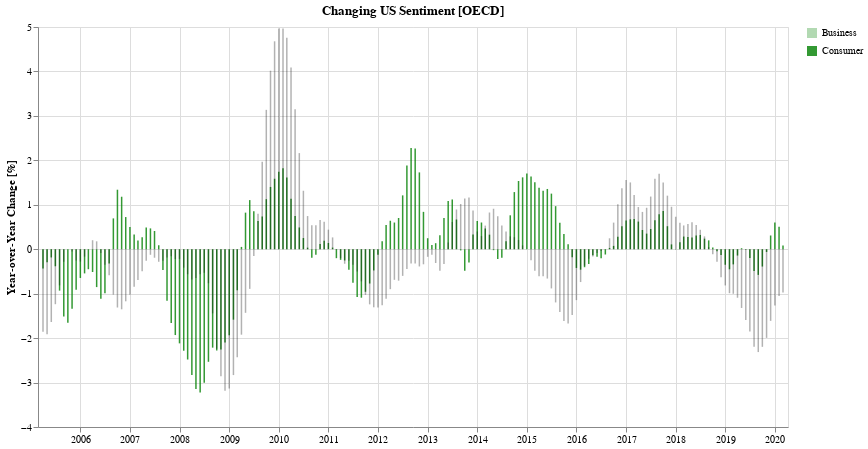

Source (notebook cell):
### Code cell
c = (cYoy + bYoy).properties(title='Changing US Sentiment [OECD]', background='white')

c.save('sentiment.png')
c.display()

### Figure 1 — Vega-Lite specification as saved in the notebook (floating-point values rounded to 4 significant figures; data arrays with more than 128 entries replaced by an {"elided": "..."} marker saying what was removed)
{"config": {"view": {"continuousWidth": 400, "continuousHeight": 300}}, "layer": [{"data": {"name": "data-6df9d467919b24cf84cfe58a8b3fd059"}, "mark": {"type": "bar", "color": "green", "width": 1.5}, "encoding": {"opacity": {"type": "ordinal", "field": "label", "legend": {"title": ""}}, "tooltip": [{"type": "temporal", "field": "TIME", "format": "%b %Y"}, {"type": "quantitative", "field": "change_in_percent"}], "x": {"type": "temporal", "axis": {"title": ""}, "field": "TIME"}, "y": {"type": "quantitative", "axis": {"title": "Year-over-Year Change [%]"}, "field": "Value"}}, "height": 400, "title": "Changing Consumer Sentiment [OECD]", "transform": [{"calculate": "'Consumer'", "as": "label"}, {"calculate": "format(datum.Value, ',.2f')", "as": "change_in_percent"}], "width": 750}, {"data": {"name": "data-28ed0be3fad9bbc6a612cfc34ebd9a48"}, "mark": {"type": "bar", "color": "black", "width": 1.5}, "encoding": {"opacity": {"type": "ordinal", "field": "label", "legend": {"title": ""}}, "tooltip": [{"type": "temporal", "field": "TIME", "format": "%b %Y"}, {"type": "quantitative", "field": "change_in_percent"}], "x": {"type": "temporal", "axis": {"title": ""}, "field": "TIME"}, "y": {"type": "quantitative", "axis": {"title": "Year-over-Year Change [%]"}, "field": "Value"}}, "height": 400, "title": "Changing Business Sentiment [OECD]", "transform": [{"calculate": "'Business'", "as": "label"}, {"calculate": "format(datum.Value, ',.2f')", "as": "change_in_percent"}], "width": 750}], "background": "white", "title": "Changing US Sentiment [OECD]", "$schema": "https://vega.github.io/schema/vega-lite/v4.8.1.json", "datasets": {"data-6df9d467919b24cf84cfe58a8b3fd059": {"elided": "180 records"}, "data-28ed0be3fad9bbc6a612cfc34ebd9a48": {"elided": "180 records"}}}
